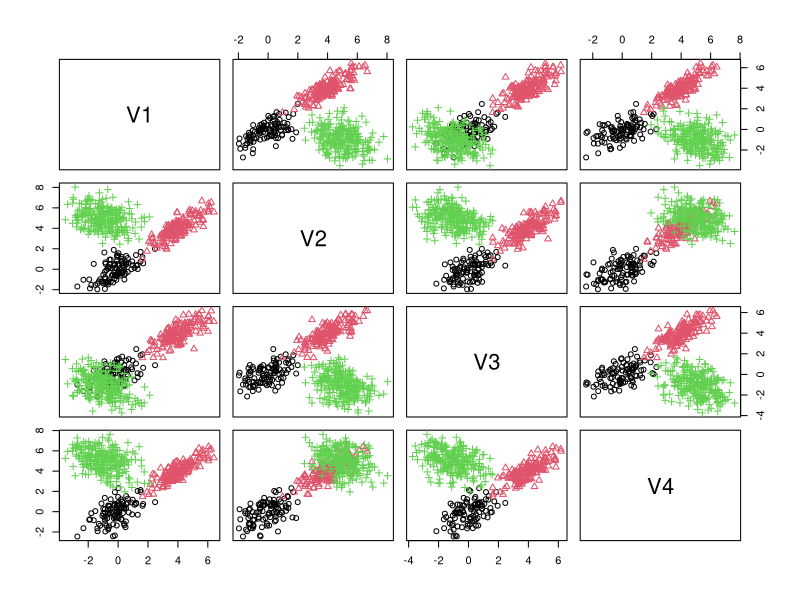
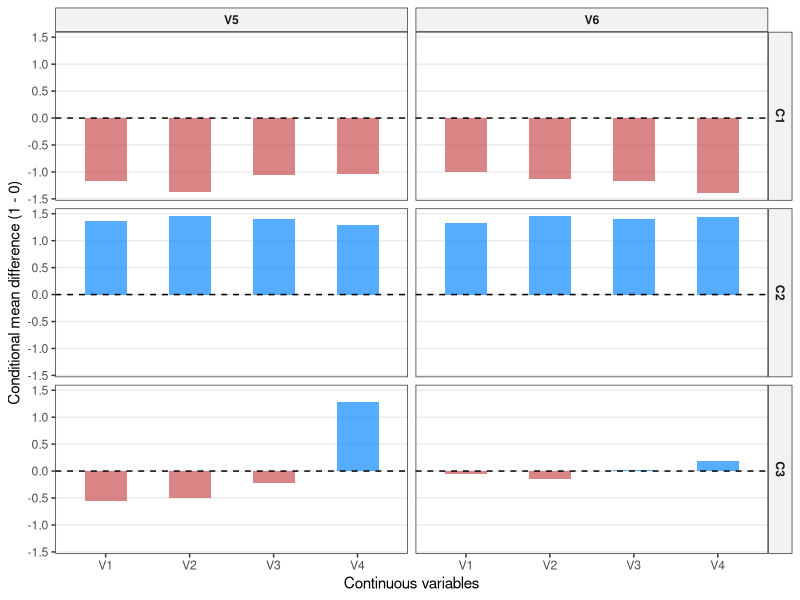
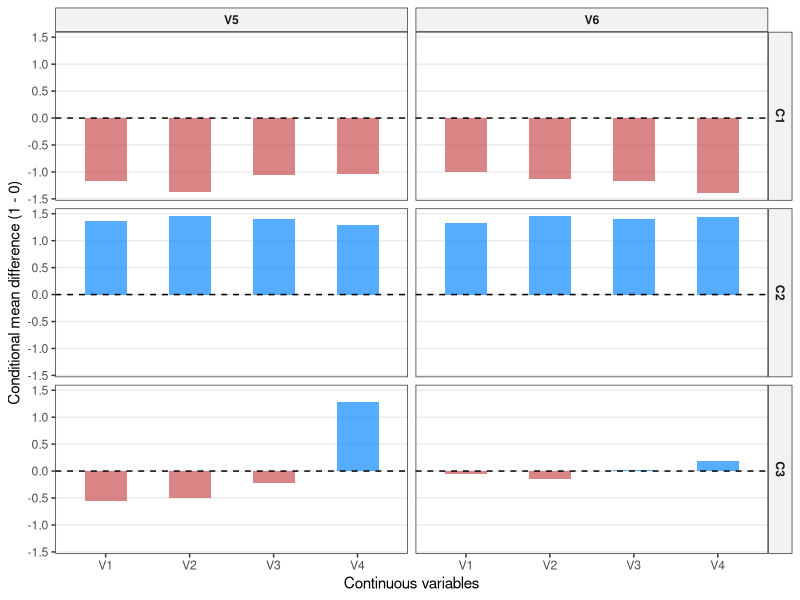

Reproduce these figures in R, in order.
library("mvtnorm")
library("reshape2")
library("tidyverse")

pnum=4
pcat=2
p=pnum+pcat
n=500



  ####### Cluster 1
  n1=round(0.2*n)
  sig=matrix(0.5,pnum,pnum) ####correlation for the numerical
  diag(sig)=1
  Xn=rmvnorm(n1,rep(0,pnum),sigma=sig) ###using mean 0

  ##Choice of number of binary variables
  pbin=pcat #all categoricals binary for now
  betaBin=matrix(c(1,rep(2,p)),pbin,(p+1),byrow = TRUE)## the beta0 is 1 all the others 2

  XX=cbind(1,Xn) ##for intercept
  Xcat=matrix(0,n1,pcat)
  XX=cbind(XX,Xcat)
  for(i in 1:n1){
    for(j in 1:pbin){
      Xcat[i,j]=rbinom(1,1,p=1/(1+exp(betaBin[j,1:(j+pnum-1)]%*%XX[i,1:(j+pnum-1)])))
    }}

  #  boxplot(Xn[,1]~Xcat[,1])## just to visualize one association
  # table(Xcat[,1],Xcat[,2])## just to visualize one association
  #  table(Xcat[,1],Xcat[,3])## just to visualize one association
  X1=cbind(Xn,Xcat)

  ####### Cluster 2
  n2=round(0.3*n)
  sig=matrix(0.8,pnum,pnum) ####correlation for the numerical
  diag(sig)=1
  Xn=rmvnorm(n2,rep(0,pnum),sigma=sig) ###using mean 0

  ##Choice of number of binary variables
  betaBin=matrix(c(1,rep(-2,p)),pbin,(p+1),byrow = TRUE)## the beta0 is 1 all the others 2

  XX=cbind(1,Xn) ##for intercept
  Xcat=matrix(0,n2,pcat)
  XX=cbind(XX,Xcat)

  for(i in 1:n2){
    for(j in 1:pbin){
      Xcat[i,j]=rbinom(1,1,p=1/(1+exp(betaBin[j,1:(j+pnum-1)]%*%XX[i,1:(j+pnum-1)])))
    }}

  #  boxplot(Xn[,1]~Xcat[,1])## just to visualize one association
  #  table(Xcat[,1],Xcat[,2])## just to visualize one association
  # table(Xcat[,1],Xcat[,3])## just to visualize one association
  X2=cbind(Xn+4,Xcat)

  ####### Cluster 3
  n3=round(n*0.5)
  sig=matrix(-0.5,pnum,pnum) ####correlation for the numerical
  diag(sig)=1
  Xn=rmvnorm(n3,rep(0,pnum),sigma=sig) ###using mean 0

  ##Choice of number of binary variables

  betaBin=matrix(c(1,rep(2,p)),pbin,(p+1),byrow = TRUE)## the beta0 is 1 all the others 2

  XX=cbind(1,Xn) ##for intercept
  Xcat=matrix(0,n3,pcat)
  XX=cbind(XX,Xcat)
  for(i in 1:n3){
    for(j in 1:pbin){
      Xcat[i,j]=rbinom(1,1,p=1/(1+exp(betaBin[j,1:(j+pnum-1)]%*%XX[i,1:(j+pnum-1)])))
    }}

  # boxplot(Xn[,1]~Xcat[,1])## just to visualize one association
  # table(Xcat[,1],Xcat[,2])## just to visualize one association
  #table(Xcat[,1],Xcat[,3])## just to visualize one association
  Xn=sweep(Xn,2,rep(c(-1,5),length=pnum),FUN="+")
  X3=cbind(Xn,Xcat)

  X=rbind(X1,X2,X3)
  # l=c(rep(1,n1),rep(2,n2),rep(3,n3))
  #pairs(X[,1:pnum],col=l)
  Xkp=data.frame(X)#####convert categorical into factors
  for(i in 1:pcat){
    Xkp[,(pnum+i)]=as.factor(X[,(pnum+i)])
  }
  truth =c(rep(1,n1),rep(2,n2),rep(3,n3))

  colnames(Xkp)=paste0("V", 1:6)
  pairs(Xkp[,1:4],col=truth,pch=truth)
  library(xtable)
  xtable(cbind(table(Xkp[1:n1,5],Xkp[1:n1,6]),table(Xkp[(n1+1):n2,5],Xkp[(n1+1):n2,6]),  table(Xkp[(n2+1):n3,5],Xkp[(n2+1):n3,6])))

  library(tidyverse)

  # add cluster label
  Xkp$cluster <- factor(truth, labels = c("C1","C2","C3"))

  # function to compute conditional means
  compute_profiles <- function(data, cat_var) {
    data %>%
      group_by(cluster, !!sym(cat_var)) %>%
      summarise(across(V1:V4, mean), .groups = "drop") %>%
      pivot_longer(V1:V4, names_to = "variable", values_to = "value") %>%
      mutate(category = as.factor(.data[[cat_var]]),
             cat_var = cat_var)
  }

  # profiles for V5 and V6
  prof_V5 <- compute_profiles(Xkp, "V5")
  prof_V6 <- compute_profiles(Xkp, "V6")

  profiles <- bind_rows(prof_V5, prof_V6)

  diff_df <- profiles %>%
    mutate(category = as.character(category)) %>%
    select(cluster, cat_var, variable, category, value) %>%
    pivot_wider(
      names_from = category,
      values_from = value
    ) %>%
    mutate(diff = `1` - `0`) %>%
    filter(!is.na(diff))

  # plot
  fig2plot = ggplot(diff_df, aes(x = variable, y = diff, fill = diff > 0)) +
    geom_col(width = 0.5, show.legend = FALSE, alpha = .75) +
    scale_fill_manual(values = c("indianred", "dodgerblue")) +
    facet_grid(cluster ~ cat_var) +
    geom_hline(yintercept = 0, linetype = "dashed") +
    labs(
      x = "Continuous variables",
      y = "Conditional mean difference (1 - 0)"
    ) +
    theme_bw() +
    theme(
      panel.grid.minor = element_blank(),
      panel.grid.major.x = element_blank(),
      strip.background = element_rect(fill = "grey95"),
      strip.text = element_text(face = "bold")
    )


  ggsave(
    filename = "figure2.png",
    plot = fig2plot,
    width = 7,
    height = 5,
    dpi = 300,
    device = ragg::agg_png
  )

  ggsave(
    "figure2.pdf",
    plot = fig2plot,
    width = 7,
    height = 5
  )

  #  ##### C 1
  # data=Xkp[1:n1,1:4]
  # group =Xkp[1:n1,5]
  #
  # df1 <- as.data.frame(data[which(group==0),])
  # df2 <- as.data.frame(data[which( group==1),])
  #
  # df1$Group <- "0"
  # df2$Group <- "1"
  #
  # df1$Obs <- 1:nrow(df1)
  # df2$Obs <- 1:nrow(df2)
  #
  # # Combine
  # df <- rbind(df1, df2)
  #
  # # Melt to long format
  # df_long <- reshape2::melt(df, id.vars = c("Group", "Obs"),
  #                 variable.name = "Method", value.name = "Value")
  #
  # # Plot
  # ggplot(df_long, aes(x = interaction(Group, Method), y = Value, fill = Group)) +
  #   geom_boxplot() +
  #   scale_x_discrete(labels = rep(paste0("V", 1:4), each = 2)) +
  #   labs(x = "Variables", y = "", fill = 'V5',
  #        title = "Cluster 1") +
  #   theme_bw() +
  #   theme(
  #     axis.text.x = element_text(angle = 45, hjust = 1, vjust = 1),
  #     plot.title = element_text(hjust = 0.5)
  #   )
  #
  #
  # #C1_2
  # ##### C 1
  # data=Xkp[1:n1,1:4]
  # group =Xkp[1:n1,6]
  #
  # df1 <- as.data.frame(data[which(group==0),])
  # df2 <- as.data.frame(data[which( group==1),])
  #
  # df1$Group <- "0"
  # df2$Group <- "1"
  #
  # df1$Obs <- 1:nrow(df1)
  # df2$Obs <- 1:nrow(df2)
  #
  # # Combine
  # df <- rbind(df1, df2)
  #
  # # Melt to long format
  # df_long <- melt(df, id.vars = c("Group", "Obs"),
  #                 variable.name = "Method", value.name = "Value")
  #
  # # Plot
  # ggplot(df_long, aes(x = interaction(Group, Method), y = Value, fill = Group)) +
  #   geom_boxplot() +
  #   scale_x_discrete(labels = rep(paste0("V", 1:4), each = 2)) +
  #   labs(x = "Variables", y = "", fill = 'V6',
  #        title = "Cluster 1 ") +
  #   theme_bw() +
  #   theme(
  #     axis.text.x = element_text(angle = 45, hjust = 1, vjust = 1),
  #     plot.title = element_text(hjust = 0.5)
  #   )
  #
  #
  #
  #
  #
  #
  # ##############C2
  #
  #
  #
  # ##### C 1
  # data=Xkp[(n1+1):n2,1:4]
  # group =Xkp[(n1+1):n2,5]
  #
  # df1 <- as.data.frame(data[which(group==0),])
  # df2 <- as.data.frame(data[which( group==1),])
  #
  # df1$Group <- "0"
  # df2$Group <- "1"
  #
  # df1$Obs <- 1:nrow(df1)
  # df2$Obs <- 1:nrow(df2)
  #
  # # Combine
  # df <- rbind(df1, df2)
  #
  # # Melt to long format
  # df_long <- melt(df, id.vars = c("Group", "Obs"),
  #                 variable.name = "Method", value.name = "Value")
  #
  # # Plot
  # ggplot(df_long, aes(x = interaction(Group, Method), y = Value, fill = Group)) +
  #   geom_boxplot() +
  #   scale_x_discrete(labels = rep(paste0("V", 1:4), each = 2)) +
  #   labs(x = "Variables", y = "", fill = 'V5',
  #        title = "Cluster 2") +
  #   theme_bw() +
  #   theme(
  #     axis.text.x = element_text(angle = 45, hjust = 1, vjust = 1),
  #     plot.title = element_text(hjust = 0.5)
  #   )
  #
  #
  # #C1_2
  # ##### C 1
  # data=Xkp[(n1+1):n2,1:4]
  # group =Xkp[(n1+1):n2,6]
  #
  # df1 <- as.data.frame(data[which(group==0),])
  # df2 <- as.data.frame(data[which( group==1),])
  #
  # df1$Group <- "0"
  # df2$Group <- "1"
  #
  # df1$Obs <- 1:nrow(df1)
  # df2$Obs <- 1:nrow(df2)
  #
  # # Combine
  # df <- rbind(df1, df2)
  #
  # # Melt to long format
  # df_long <- melt(df, id.vars = c("Group", "Obs"),
  #                 variable.name = "Method", value.name = "Value")
  #
  # # Plot
  # ggplot(df_long, aes(x = interaction(Group, Method), y = Value, fill = Group)) +
  #   geom_boxplot() +
  #   scale_x_discrete(labels = rep(paste0("V", 1:4), each = 2)) +
  #   labs(x = "Variable", y = "", fill = 'V6',
  #        title = "Cluster 2") +
  #   theme_bw() +
  #   theme(
  #     axis.text.x = element_text(angle = 45, hjust = 1, vjust = 1),
  #     plot.title = element_text(hjust = 0.5)
  #   )
  #
  #
  #
  #
  #
  #
  # ########C3
  #
  #
  #
  # ##############C2
  #
  #
  #
  # ##### C 1
  # data=Xkp[(n2+1):n3,1:4]
  # group =Xkp[(n2+1):n3,5]
  #
  # df1 <- as.data.frame(data[which(group==0),])
  # df2 <- as.data.frame(data[which( group==1),])
  #
  # df1$Group <- "0"
  # df2$Group <- "1"
  #
  # df1$Obs <- 1:nrow(df1)
  # df2$Obs <- 1:nrow(df2)
  #
  # # Combine
  # df <- rbind(df1, df2)
  #
  # # Melt to long format
  # df_long <- melt(df, id.vars = c("Group", "Obs"),
  #                 variable.name = "Method", value.name = "Value")
  #
  # # Plot
  # ggplot(df_long, aes(x = interaction(Group, Method), y = Value, fill = Group)) +
  #   geom_boxplot() +
  #   scale_x_discrete(labels = rep(paste0("V", 1:4), each = 2)) +
  #   labs(x = "Variables", y = "", fill = 'V5',
  #        title = "Cluster 3") +
  #   theme_bw() +
  #   theme(
  #     axis.text.x = element_text(angle = 45, hjust = 1, vjust = 1),
  #     plot.title = element_text(hjust = 0.5)
  #   )
  #
  #
  # #C1_2
  # ##### C 1
  # data=Xkp[(n2+1):n3,1:4]
  # group =Xkp[(n2+1):n3,6]
  #
  # df1 <- as.data.frame(data[which(group==0),])
  # df2 <- as.data.frame(data[which( group==1),])
  #
  # df1$Group <- "0"
  # df2$Group <- "1"
  #
  # df1$Obs <- 1:nrow(df1)
  # df2$Obs <- 1:nrow(df2)
  #
  # # Combine
  # df <- rbind(df1, df2)
  #
  # # Melt to long format
  # df_long <- melt(df, id.vars = c("Group", "Obs"),
  #                 variable.name = "Method", value.name = "Value")
  #
  # # Plot
  # ggplot(df_long, aes(x = interaction(Group, Method), y = Value, fill = Group)) +
  #   geom_boxplot() +
  #   scale_x_discrete(labels = rep(paste0("V", 1:4), each = 2)) +
  #   labs(x = "Variable", y = " ", fill = 'V6',
  #        title = "Cluster 3") +
  #   theme_bw() +
  #   theme(
  #     axis.text.x = element_text(angle = 45, hjust = 1, vjust = 1),
  #     plot.title = element_text(hjust = 0.5)
  #   )
  #
  #
  #
